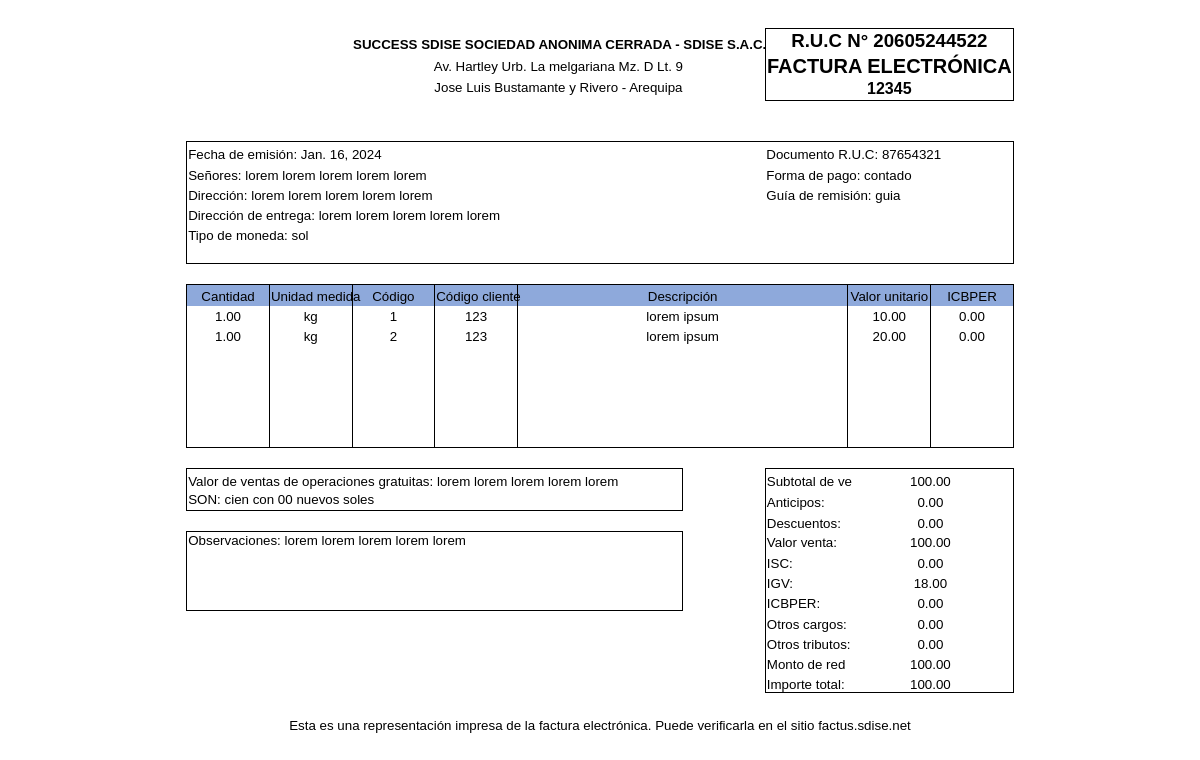
Page /facturas/reporte-test/1 on the committed database.
### testfact/models.py (models this page shows, shortened)
class Factura(models.Model):
    nroFact = models.CharField(max_length=40)
    fechaEmis = models.DateField(auto_now_add=True)
    nomCli = models.CharField(max_length=200)
    rucCli = models.CharField(max_length=40)
    dirRecep = models.CharField(max_length=200)
    dirCli = models.CharField(max_length=200)
    tipmon = models.CharField(max_length=200)
    observacion = models.CharField(max_length=600)
    formaPago = models.CharField(max_length=600)
    guiaRemitente = models.CharField(max_length=600)  # Corregido aquí
    importetotalletras = models.CharField(max_length=200)
    wopergrat = models.CharField(max_length=100)
    subtotal = models.DecimalField(max_digits=10, decimal_places=2)  # Ajusta según tus necesidades
    anticipos = models.DecimalField(max_digits=10, decimal_places=2)  # Ajusta según tus necesidades
    descuentos = models.DecimalField(max_digits=10, decimal_places=2)  # Ajusta según tus necesidades
    valorventa = models.DecimalField(max_digits=10, decimal_places=2)  # Ajusta según tus necesidades
    isc = models.DecimalField(max_digits=10, decimal_places=2)  # Ajusta según tus necesidades
    igvfact = models.DecimalField(max_digits=10, decimal_places=2)  # Ajusta según tus necesidades
    icbper = models.DecimalField(max_digits=10, decimal_places=2)  # Ajusta según tus necesidades
    otroscargos = models.DecimalField(max_digits=10, decimal_places=2)  # Ajusta según tus necesidades
    otrostributos = models.DecimalField(max_digits=10, decimal_places=2)  # Ajusta según tus necesidades
    montoredondeo = models.DecimalField(max_digits=10, decimal_places=2)  # Ajusta según tus necesidades
    importetotal = models.DecimalField(max_digits=10, decimal_places=2)  # Ajusta según tus necesidades

class Producto(models.Model):
    cantprod = models.DecimalField(max_digits=10, decimal_places=2)  # Ajusta según tus necesidades
    undProd = models.CharField(max_length=40)
    codProd = models.CharField(max_length=40)
    codCliProd = models.CharField(max_length=40)
    descripcion = models.CharField(max_length=100)
    puProd = models.DecimalField(max_digits=10, decimal_places=2)  # Ajusta según tus necesidades
    icbperProd = models.DecimalField(max_digits=10, decimal_places=2)  # Ajusta según tus necesidades
    factura = models.ForeignKey(Factura, on_delete=models.CASCADE, default=1)  # Ajusta según tus necesidades

### testfact/views.py (the view)
# urls.py: path('facturas/reporte-test/<int:id>',views.reporteTest,  name='reporte-test'),
def reporteTest(request, id):
    factura = Factura.objects.get(id=id)
    productos = Producto.objects.filter(factura_id=id)
    return render(request, 'layouts/factpdf.html', {
        'factura': factura,
        'productos': productos
    })

### testfact/templates/layouts/factpdf.html (shortened to what this page needs)
<!DOCTYPE html>
<html lang="es">
<head>
</head>
<body>
<div id="Libro1_22892" align=center x:publishsource="Excel">
<table border=0 cellpadding=0 cellspacing=0 width=830 style='border-collapse:
 collapse;table-layout:fixed;width:620pt'>
 <col width=83 span=10 style='width:62pt'>
 <tr height=19 style='height:14.4pt'>
  <td height=19 class=xl1522892 width=83 style='height:14.4pt;width:62pt'></td>
  <td class=xl1522892 width=83 style='width:62pt'></td>
  <td class=xl1522892 width=83 style='width:62pt'></td>
  <td class=xl1522892 width=83 style='width:62pt'></td>
  <td class=xl1522892 width=83 style='width:62pt'></td>
  <td class=xl1522892 width=83 style='width:62pt'></td>
  <td class=xl1522892 width=83 style='width:62pt'></td>
  <td class=xl1522892 width=83 style='width:62pt'></td>
  <td class=xl1522892 width=83 style='width:62pt'></td>
  <td class=xl1522892 width=83 style='width:62pt'></td>
 </tr>
 <tr height=23 style='height:17.4pt'>
  <td height=23 class=xl1522892 style='height:17.4pt'></td>
  <td class=xl1522892></td>
  <td colspan=5 class=xl6322892 style='border-right:.5pt solid black'>SUCCESS
  SDISE SOCIEDAD ANONIMA CERRADA - SDISE S.A.C.</td>
  <td colspan=3 class=xl6522892 style='border-right:.5pt solid black;
  border-left:none'>R.U.C N° 20605244522</td>
 </tr>
 <tr height=26 style='height:19.2pt'>
  <td height=26 class=xl1522892 style='height:19.2pt'></td>
  <td class=xl1522892></td>
  <td colspan=5 class=xl6822892 style='border-right:.5pt solid black'>Av.
  Hartley<span style='mso-spacerun:yes'> </span>Urb. La melgariana Mz. D Lt. 9</td>
  <td colspan=3 class=xl7022892 style='border-right:.5pt solid black;
  border-left:none'>FACTURA ELECTRÓNICA</td>
 </tr>
 <tr height=21 style='height:15.6pt'>
  <td height=21 class=xl1522892 style='height:15.6pt'></td>
  <td class=xl1522892></td>
  <td colspan=5 class=xl7322892 style='border-right:.5pt solid black'>Jose Luis
  Bustamante y Rivero - Arequipa</td>
  <td colspan=3 class=xl7522892 style='border-right:.5pt solid black;
  border-left:none'>{{ factura.nroFact }}</td>
 </tr>
 <tr height=19 style='height:14.4pt'>
  <td height=19 class=xl1522892 style='height:14.4pt'></td>
  <td class=xl1522892></td>
  <td class=xl1522892></td>
  <td class=xl1522892></td>
  <td class=xl1522892></td>
  <td class=xl1522892></td>
  <td class=xl1522892></td>
  <td class=xl1522892></td>
  <td class=xl1522892></td>
  <td class=xl1522892></td>
 </tr>
 <tr height=19 style='height:14.4pt'>
  <td height=19 class=xl1522892 style='height:14.4pt'></td>
  <td class=xl1522892></td>
  <td class=xl1522892></td>
  <td class=xl1522892></td>
  <td class=xl1522892></td>
  <td class=xl1522892></td>
  <td class=xl1522892></td>
  <td class=xl1522892></td>
  <td class=xl1522892></td>
  <td class=xl1522892></td>
 </tr>
 <tr height=19 style='height:14.4pt'>
  <td colspan=7 height=19 class=xl7822892 style='height:14.4pt'>Fecha de
  emisión: {{ factura.fechaEmis }}</td>
  <td colspan=3 class=xl8022892 style='border-right:.5pt solid black'>Documento
  R.U.C: {{ factura.rucCli }}</td>
 </tr>
 <tr height=19 style='height:14.4pt'>
  <td colspan=7 height=19 class=xl8222892 style='height:14.4pt'>Señores: {{ factura.nomCli }}</td>
  <td colspan=3 class=xl8422892 style='border-right:.5pt solid black'>Forma de
  pago: {{ factura.formaPago }}</td>
 </tr>
 <tr height=19 style='height:14.4pt'>
  <td colspan=7 height=19 class=xl8222892 style='height:14.4pt'>Dirección: {{ factura.dirCli }}</td>
  <td colspan=3 class=xl8422892 style='border-right:.5pt solid black'>Guía de
  remisión: {{ factura.guiaRemitente }}</td>
 </tr>
 <tr height=19 style='height:14.4pt'>
  <td colspan=7 height=19 class=xl8222892 style='height:14.4pt'>Dirección de
  entrega: {{ factura.dirRecep }}</td>
  <td class=xl1522892></td>
  <td class=xl1522892></td>
  <td class=xl8622892>&nbsp;</td>
 </tr>
 <tr height=19 style='height:14.4pt'>
  <td colspan=7 height=19 class=xl8222892 style='height:14.4pt'>Tipo de moneda:
  {{ factura.tipmon }}</td>
  <td class=xl1522892></td>
  <td class=xl1522892></td>
  <td class=xl8622892>&nbsp;</td>
 </tr>
 <tr height=19 style='height:14.4pt'>
  <td colspan=7 height=19 class=xl8722892 style='height:14.4pt'>&nbsp;</td>
  <td class=xl8922892>&nbsp;</td>
  <td class=xl8922892>&nbsp;</td>
  <td class=xl9022892>&nbsp;</td>
 </tr>
 <tr height=19 style='height:14.4pt'>
  <td height=19 class=xl1522892 style='height:14.4pt'></td>
  <td class=xl1522892></td>
  <td class=xl1522892></td>
  <td class=xl1522892></td>
  <td class=xl1522892></td>
  <td class=xl1522892></td>
  <td class=xl1522892></td>
  <td class=xl1522892></td>
  <td class=xl1522892></td>
  <td class=xl1522892></td>
 </tr>
 <tr height=19 style='height:14.4pt'>
  <td height=19 class=xl9122892 style='height:14.4pt'>Cantidad</td>
  <td class=xl9122892 style='border-left:none'>Unidad medida</td>
  <td class=xl9122892 style='border-left:none'>Código</td>
  <td class=xl9122892 style='border-left:none'>Código cliente</td>
  <td colspan=4 class=xl9222892 style='border-right:.5pt solid black;
  border-left:none'>Descripción</td>
  <td class=xl9122892 style='border-left:none'>Valor unitario</td>
  <td class=xl9422892>ICBPER</td>
 </tr>
    {% for producto in productos %}
         <tr height=19 style='height:14.4pt'>
          <td height=19 class=xl9522892 style='height:14.4pt'>{{ producto.cantprod }}</td>
          <td class=xl9522892 style='border-left:none'>{{ producto.undProd }}</td>
          <td class=xl9522892 style='border-left:none'>{{ producto.codProd }}</td>
          <td class=xl9522892 style='border-left:none'>{{ producto.codCliProd }}</td>
          <td colspan=4 class=xl9622892 style='border-right:.5pt solid black;
          border-left:none'>{{ producto.descripcion }}</td>
          <td class=xl9522892 style='border-left:none'>{{ producto.puProd }}</td>
          <td class=xl6922892>{{ producto.icbperProd }}</td>
         </tr>
    {% endfor %}
 <tr height=19 style='height:14.4pt'>
  <td height=19 class=xl9722892 style='height:14.4pt'>&nbsp;</td>
  <td class=xl9722892 style='border-left:none'>&nbsp;</td>
  <td class=xl9722892 style='border-left:none'>&nbsp;</td>
  <td class=xl9722892 style='border-left:none'>&nbsp;</td>
  <td class=xl9822892 style='border-left:none'>&nbsp;</td>
  <td class=xl9922892></td>
  <td class=xl9922892></td>
  <td class=xl10022892>&nbsp;</td>
  <td class=xl9722892 style='border-left:none'>&nbsp;</td>
  <td class=xl10022892>&nbsp;</td>
 </tr>
 <tr height=19 style='height:14.4pt'>
  <td height=19 class=xl9722892 style='height:14.4pt'>&nbsp;</td>
  <td class=xl9722892 style='border-left:none'>&nbsp;</td>
  <td class=xl9722892 style='border-left:none'>&nbsp;</td>
  <td class=xl9722892 style='border-left:none'>&nbsp;</td>
  <td class=xl9822892 style='border-left:none'>&nbsp;</td>
  <td class=xl9922892></td>
  <td class=xl9922892></td>
  <td class=xl10022892>&nbsp;</td>
  <td class=xl9722892 style='border-left:none'>&nbsp;</td>
  <td class=xl10022892>&nbsp;</td>
 </tr>
 <tr height=19 style='height:14.4pt'>
  <td height=19 class=xl9722892 style='height:14.4pt'>&nbsp;</td>
  <td class=xl9722892 style='border-left:none'>&nbsp;</td>
  <td class=xl9722892 style='border-left:none'>&nbsp;</td>
  <td class=xl9722892 style='border-left:none'>&nbsp;</td>
  <td class=xl9822892 style='border-left:none'>&nbsp;</td>
  <td class=xl9922892></td>
  <td class=xl9922892></td>
  <td class=xl10022892>&nbsp;</td>
  <td class=xl9722892 style='border-left:none'>&nbsp;</td>
  <td class=xl10022892>&nbsp;</td>
 </tr>
 <tr height=19 style='height:14.4pt'>
  <td height=19 class=xl9722892 style='height:14.4pt'>&nbsp;</td>
  <td class=xl9722892 style='border-left:none'>&nbsp;</td>
  <td class=xl9722892 style='border-left:none'>&nbsp;</td>
  <td class=xl9722892 style='border-left:none'>&nbsp;</td>
  <td class=xl9822892 style='border-left:none'>&nbsp;</td>
  <td class=xl9922892></td>
  <td class=xl9922892></td>
  <td class=xl10022892>&nbsp;</td>
  <td class=xl9722892 style='border-left:none'>&nbsp;</td>
  <td class=xl10022892>&nbsp;</td>
 </tr>
 <tr height=19 style='height:14.4pt'>
  <td height=19 class=xl10122892 style='height:14.4pt'>&nbsp;</td>
  <td class=xl10122892 style='border-left:none'>&nbsp;</td>
  <td class=xl10122892 style='border-left:none'>&nbsp;</td>
  <td class=xl10122892 style='border-left:none'>&nbsp;</td>
  <td class=xl10222892 style='border-left:none'>&nbsp;</td>
  <td class=xl10322892>&nbsp;</td>
  <td class=xl10322892>&nbsp;</td>
  <td class=xl10422892>&nbsp;</td>
  <td class=xl10122892 style='border-left:none'>&nbsp;</td>
  <td class=xl10422892>&nbsp;</td>
 </tr>
 <tr height=19 style='height:14.4pt'>
  <td height=19 class=xl1522892 style='height:14.4pt'></td>
  <td class=xl1522892></td>
  <td class=xl1522892></td>
  <td class=xl1522892></td>
  <td class=xl1522892></td>
  <td class=xl1522892></td>
  <td class=xl1522892></td>
  <td class=xl1522892></td>
  <td class=xl1522892></td>
  <td class=xl1522892></td>
 </tr>
 <tr height=19 style='height:14.4pt'>
  <td colspan=6 height=19 class=xl7822892 style='border-right:.5pt solid black;
  height:14.4pt'>Valor de ventas de operaciones gratuitas: {{ factura.wopergrat }}</td>
  <td class=xl1522892></td>
  <td class=xl10622892>Subtotal de ve<span style='display:none'>ntas:</span></td>
  <td colspan=2 class=xl10722892 style='border-right:.5pt solid black'>{{ factura.subtotal }}</td>
 </tr>
 <tr height=19 style='height:14.4pt'>
  <td colspan=6 height=19 class=xl10922892 style='border-right:.5pt solid black;
  height:14.4pt'>SON: {{ factura.importetotalletras }}{{ factura.tipMon }}</td>
  <td class=xl1522892></td>
  <td class=xl11222892>Anticipos:</td>
  <td colspan=2 class=xl11322892 style='border-right:.5pt solid black'>{{ factura.anticipos }}</td>
 </tr>
 <tr height=19 style='height:14.4pt'>
  <td height=19 class=xl1522892 style='height:14.4pt'></td>
  <td class=xl1522892></td>
  <td class=xl1522892></td>
  <td class=xl1522892></td>
  <td class=xl1522892></td>
  <td class=xl1522892></td>
  <td class=xl1522892></td>
  <td class=xl11222892>Descuentos:</td>
  <td colspan=2 class=xl11322892 style='border-right:.5pt solid black'>{{ factura.descuentos }}</td>
 </tr>
 <tr height=19 style='height:14.4pt'>
  <td colspan=6 rowspan=4 height=76 class=xl11522892 style='border-right:.5pt solid black;
  border-bottom:.5pt solid black;height:57.6pt'>Observaciones: {{ factura.observacion }}</td>
  <td class=xl1522892></td>
  <td class=xl11222892>Valor venta:</td>
  <td colspan=2 class=xl11322892 style='border-right:.5pt solid black'>{{ factura.valorventa }}</td>
 </tr>
 <tr height=19 style='height:14.4pt'>
  <td height=19 class=xl1522892 style='height:14.4pt'></td>
  <td class=xl11222892>ISC:</td>
  <td colspan=2 class=xl11322892 style='border-right:.5pt solid black'>{{ factura.isc }}</td>
 </tr>
 <tr height=19 style='height:14.4pt'>
  <td height=19 class=xl1522892 style='height:14.4pt'></td>
  <td class=xl11222892>IGV:</td>
  <td colspan=2 class=xl11322892 style='border-right:.5pt solid black'>{{ factura.igvfact }}</td>
 </tr>
 <tr height=19 style='height:14.4pt'>
  <td height=19 class=xl1522892 style='height:14.4pt'></td>
  <td class=xl11222892>ICBPER:</td>
  <td colspan=2 class=xl11322892 style='border-right:.5pt solid black'>{{ factura.icbper }}</td>
 </tr>
 <tr height=19 style='height:14.4pt'>
  <td height=19 class=xl1522892 style='height:14.4pt'></td>
  <td class=xl1522892></td>
  <td class=xl1522892></td>
  <td class=xl1522892></td>
  <td class=xl1522892></td>
  <td class=xl1522892></td>
  <td class=xl1522892></td>
  <td class=xl11222892>Otros cargos:</td>
  <td colspan=2 class=xl11322892 style='border-right:.5pt solid black'>{{ factura.otroscargos }}</td>
 </tr>
 <tr height=19 style='height:14.4pt'>
  <td height=19 class=xl1522892 style='height:14.4pt'></td>
  <td class=xl1522892></td>
  <td class=xl1522892></td>
  <td class=xl1522892></td>
  <td class=xl1522892></td>
  <td class=xl1522892></td>
  <td class=xl1522892></td>
  <td class=xl11222892>Otros tributos:</td>
  <td colspan=2 class=xl11322892 style='border-right:.5pt solid black'>{{ factura.otrostributos }}</td>
 </tr>
 <tr height=19 style='height:14.4pt'>
  <td height=19 class=xl1522892 style='height:14.4pt'></td>
  <td class=xl1522892></td>
  <td class=xl1522892></td>
  <td class=xl1522892></td>
  <td class=xl1522892></td>
  <td class=xl1522892></td>
  <td class=xl1522892></td>
  <td class=xl11222892>Monto de red<span style='display:none'>ondeo:</span></td>
  <td colspan=2 class=xl11322892 style='border-right:.5pt solid black'>{{ factura.montoredondeo }}</td>
 </tr>
 <tr height=19 style='height:14.4pt'>
  <td height=19 class=xl1522892 style='height:14.4pt'></td>
  <td class=xl1522892></td>
  <td class=xl1522892></td>
  <td class=xl1522892></td>
  <td class=xl1522892></td>
  <td class=xl1522892></td>
  <td class=xl1522892></td>
  <td class=xl12422892>Importe total:</td>
  <td colspan=2 class=xl12522892 style='border-right:.5pt solid black'>{{ factura.importetotal }}</td>
 </tr>
 <tr height=19 style='height:14.4pt'>
  <td height=19 class=xl1522892 style='height:14.4pt'></td>
  <td class=xl1522892></td>
  <td class=xl1522892></td>
  <td class=xl1522892></td>
  <td class=xl1522892></td>
  <td class=xl1522892></td>
  <td class=xl1522892></td>
  <td class=xl1522892></td>
  <td class=xl1522892></td>
  <td class=xl1522892></td>
 </tr>
 <tr height=19 style='height:14.4pt'>
  <td colspan=10 height=19 class=xl11322892 style='height:14.4pt'>Esta es una
  representación impresa de la factura electrónica. Puede verificarla en el
  sitio factus.sdise.net</td>
 </tr>
</table>
</div>
</body>
</html>

### rows in the picture
Factura: nroFact "12345", fechaEmis "Jan. 16, 2024", rucCli "87654321", nomCli "lorem lorem lorem lorem lorem", formaPago "contado", dirCli "lorem lorem lorem lorem lorem", guiaRemitente "guia", dirRecep "lorem lorem lorem lorem lorem", tipmon "sol", wopergrat "lorem lorem lorem lorem lorem", subtotal "100.00", importetotalletras "cien con 00 nuevos soles", anticipos "0.00", descuentos "0.00", observacion "lorem lorem lorem lorem lorem", valorventa "100.00", isc "0.00", igvfact "18.00", icbper "0.00", otroscargos "0.00", otrostributos "0.00", montoredondeo "100.00", importetotal "100.00"
Producto: cantprod "1.00", undProd "kg", codProd "1", codCliProd "123", descripcion "lorem ipsum", puProd "10.00", icbperProd "0.00"
Producto: cantprod "1.00", undProd "kg", codProd "2", codCliProd "123", descripcion "lorem ipsum", puProd "20.00", icbperProd "0.00"
